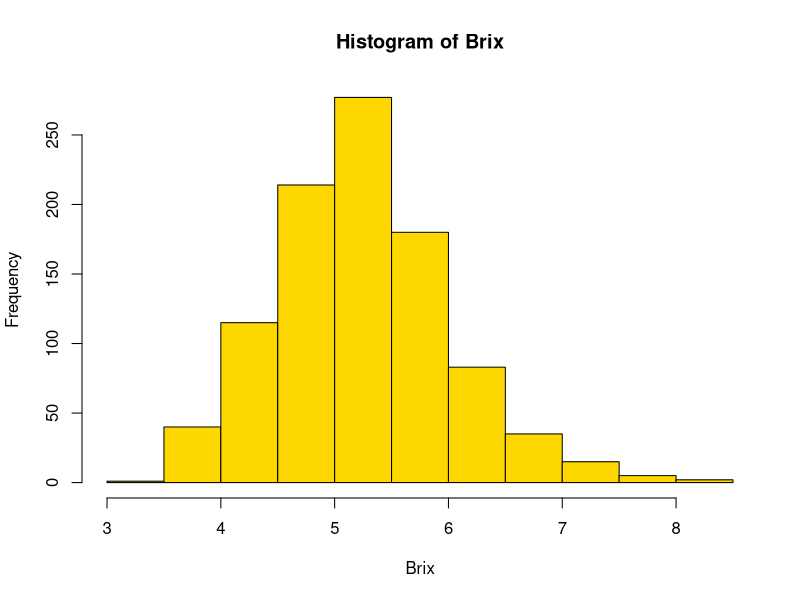
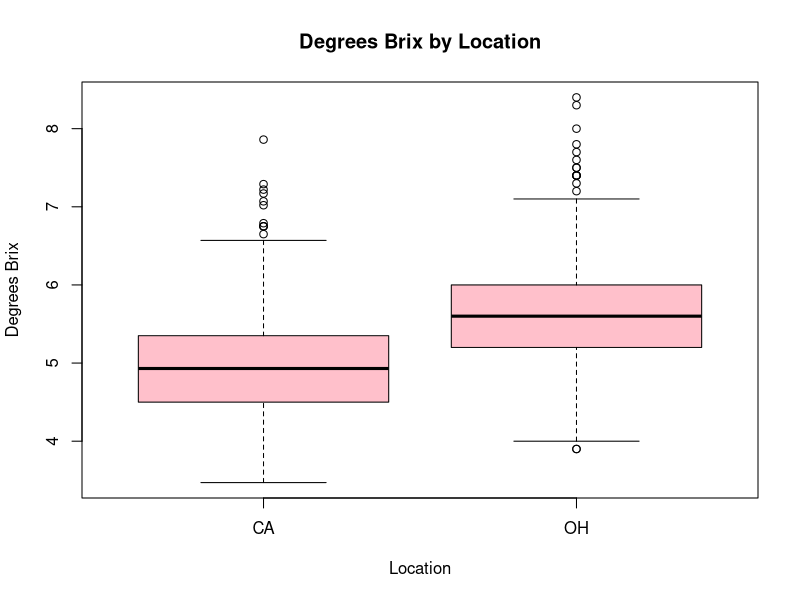
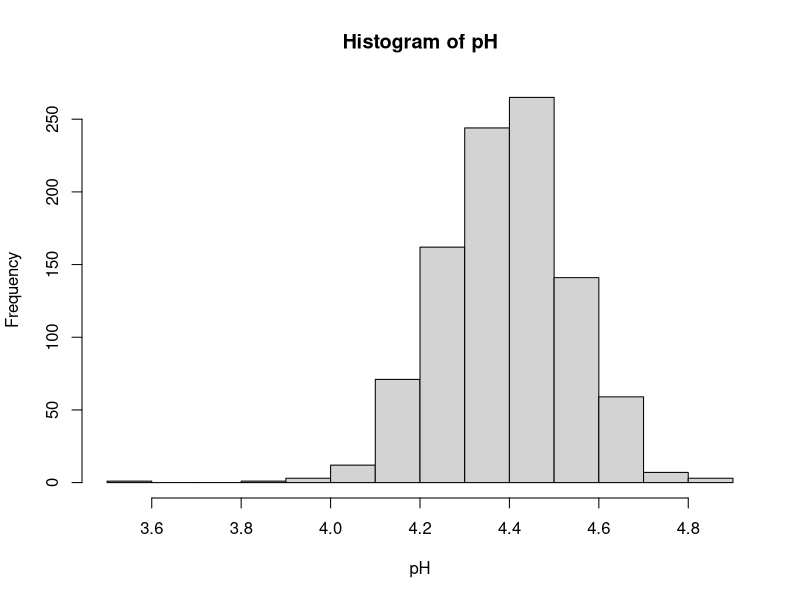
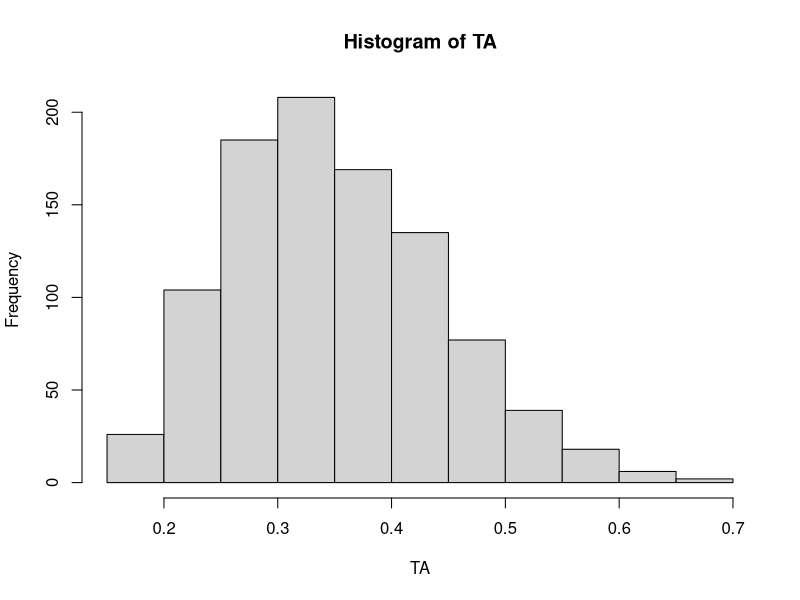
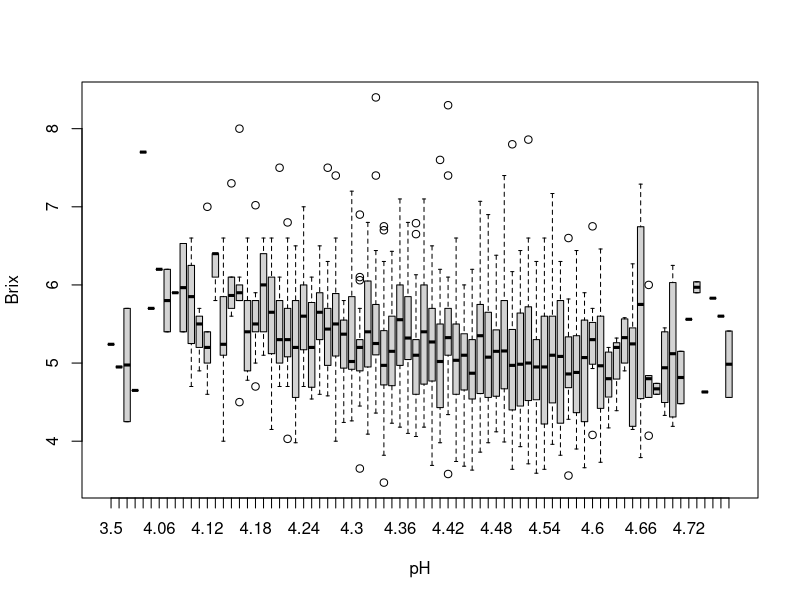
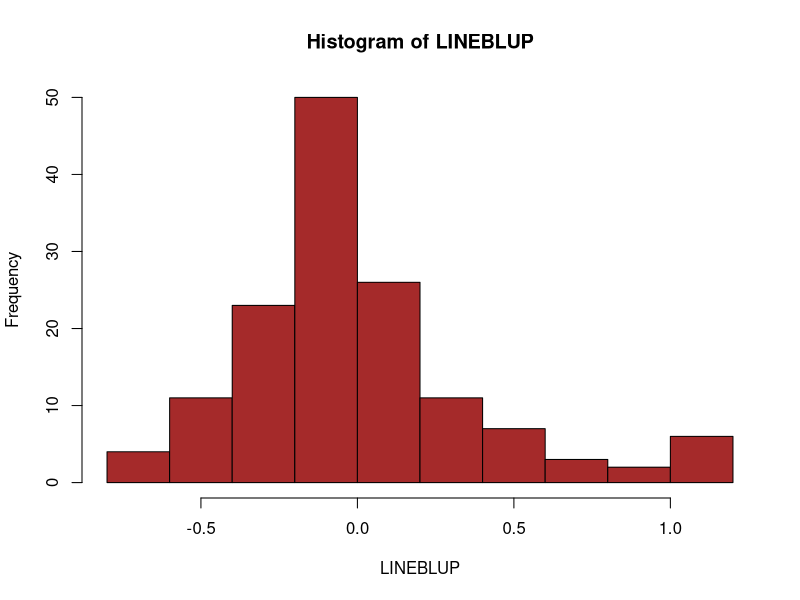
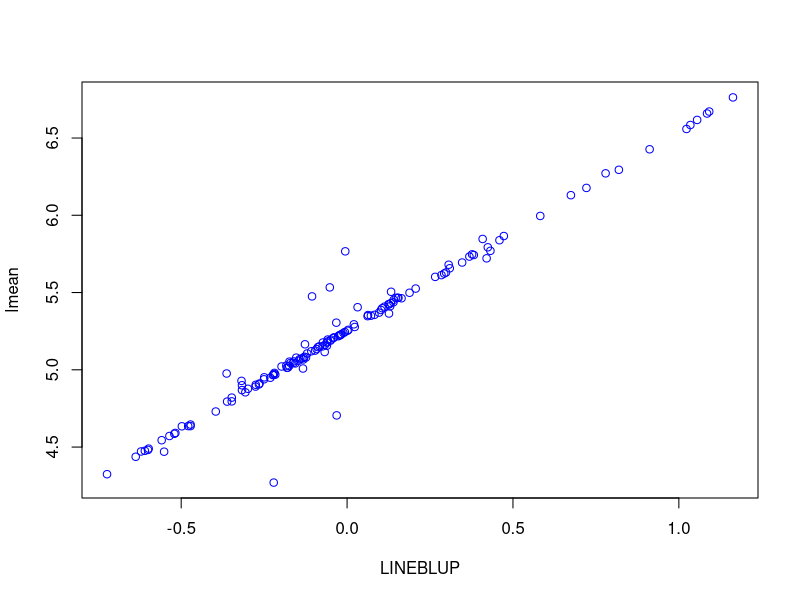

The R script that drew these images, in order:
## Set Working Directory for Mac
#setwd("/Users/heathermerk/Documents/TBRT2011")

## Set Working Director for PC
setwd("E:/GoogleDrive/My_Scripts/R学习/BLUPS_tomato")


## Read in Brix dataset
qualdat = read.csv("TBRTQuality.csv", header=T)

## Check to ensure data imported correctly
str(qualdat)
head(qualdat)
tail(qualdat)

## Attach dataset
attach(qualdat)

## Examine distribution of brix data
hist(Brix, col="gold")
boxplot(Brix~Loc, xlab="Location", ylab="Degrees Brix", main="Degrees Brix by Location", col="pink")

#qxs 
hist(pH);hist(TA)
boxplot(Brix ~ pH)

# Rename variables for ease of use
BRIX = as.numeric(Brix)
LINE = as.factor(Line)
LOC = as.factor(Loc)
YEAR = as.factor(Year)
REP = as.factor(Rep)

## Calculate variance components
# requires lme4 package
library(lme4)

# Linear Model with random effects for variance components
brixvarcomp = lmer(BRIX~ (1|LINE) + (1|LOC) + (1|YEAR) + (1|REP%in%LOC:YEAR) + (1|LINE:LOC) + (1|LINE:YEAR))
  #Error: grouping factors must have > 1 sampled level
brixvarcomp = lmer(Brix~ (1|Line) + (1|Loc) + (1|Year) + (1|(Rep:Loc):Year) + (1|Line:Loc) + (1|Line:Year))
brixvarcomp = lmer(BRIX~ (1|LINE) + (1|LOC) + (1|YEAR) + (1|REP%in%LOC:YEAR) + (1|LINE:LOC) + (1|LINE:YEAR),
                   control=lmerControl(check.nlev.gtr.1="ignore"))
  # %in% as nesting
  # : denotes interaction

# Extract variance components
summary(brixvarcomp)

## BLUPS
# fit the model
brixmodel = lmer(BRIX ~ (1|LINE) + (1|LOC) + (1|YEAR) + (1|REP%in%LOC:YEAR) + (1|LINE:LOC) + (1|LINE:YEAR))
brixmodel = lmer(BRIX~ (1|LINE) + (1|LOC) + (1|YEAR) + (1|REP%in%LOC:YEAR) + (1|LINE:LOC) + (1|LINE:YEAR),
     control=lmerControl(check.nlev.gtr.1="ignore"))

# estimate BLUPS for each line, then use blups for our selection
brixblup = ranef(brixmodel)

# look at output structure
str(brixblup)

# extract blup for each line (what we are interested in this case)
brixlineblup = brixblup$LINE

# see the structure of the blup for each line
str(brixlineblup)

# save the brixlineblup output to a separate .csv file
write.csv(brixlineblup, file="BrixLineBLUPS.csv")

## Creating plots with the BLUPs
# Create a numeric vector with the BLUP for each line
LINEBLUP = brixlineblup[,1]

# Create a histogram with the BLUP for each line
hist(LINEBLUP, col="brown")

## Compare BLUP to line averages on a scatterplot
lmean = tapply(BRIX, LINE, na.rm=T, mean)
plot(LINEBLUP, lmean, col="blue")






